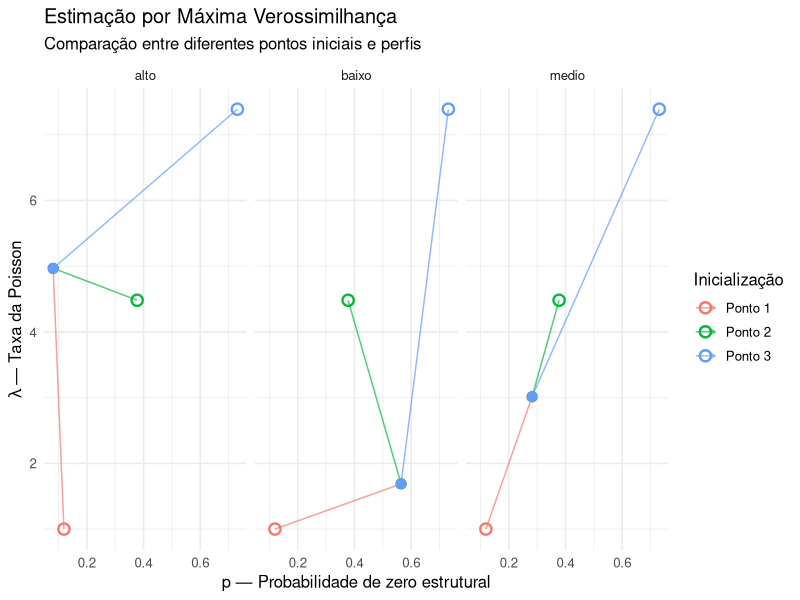

The R script that drew this image:
############### Parte 1 - Otimização numérica ############### 

###### pacotes #####

library(tidyverse)
library(ggplot2)

##### leitura dos dados #####

dados <- read_csv("dados/visitas_medicas.csv")

# separando cada perfil

for (perfil in unique(dados$perfil)) {
  assign(perfil, dados[dados$perfil == perfil, ])
}

# análise descritiva das visitas por perfil

dados |>
  group_by(perfil) |>
  summarise(
    n = n(),
    media = mean(visitas),
    mediana = median(visitas),
    maximo = max(visitas),
    proporcao_zeros = mean(visitas == 0),
    .groups = "drop"
  )

##### modelo ZIP #####

# parâmetros

# p - precisamos que 0 < p < 1 ==> vamos usar a curva logistica

p_func <- function(alpha) {
  1 / (1 + exp(-alpha))
}

# lambda - precisamos que lambda > 0 ==> vamos usar exponencial

lambda_func <- function(beta) {
  exp(beta)
}

### log verossimilhança ###

# caso y_i = 0

log_v_zero <- function(p, lambda, y_length){
  log_v <- 0
  for (i in seq_len(y_length)){
    value <- sum(log(p + (1 - p)*exp(-lambda)))
    log_v <- log_v + value
  }
  return(log_v)
}

# caso y_i > 0

log_v_nonzero <- function(y, p, lambda){
  log_v <- 0
  for (y_i in y){
    value <- sum(log(1 - p) - lambda + y_i*log(lambda))
    log_v <- log_v + value
  }
  return(log_v)
}

# calculando log verossimilhança

calculate_logv <- function(y, p, lambda){
  y_zero <- y[y == 0]
  y_length <- length(y_zero)
  
  y_nonzero <- y[y > 0]
  
  value_log_v_zero <- log_v_zero(p, lambda, y_length)
  value_log_v_nonzero <- log_v_nonzero(y_nonzero, p, lambda)
  
  value_log_v <- value_log_v_zero + value_log_v_nonzero
  
  return(value_log_v)
}

# calculando -log verossimilhança

negative_logv <- function(params, y) {
  alpha <- params[1]
  beta <- params[2]
  
  p <- p_func(alpha)
  lambda <- lambda_func(beta)
  
  resultado <- -calculate_logv(y, p, lambda)
  
  return(resultado)
}

# optim()

# pontos iniciais

pontos_iniciais <- data.frame(
  inicializacao = c("Ponto 1", "Ponto 2", "Ponto 3"),
  alpha = c(-2, -0.5, 1),
  beta = c(0, 1.5, 2)
)

# otimização para cada perfil

# perfis
perfis <- list(
  baixo = baixo,
  medio = medio,
  alto = alto
)

resultados <- do.call(rbind, lapply(names(perfis), function(perfil) {
  
  dados <- perfis[[perfil]]
  
  do.call(rbind, lapply(seq_len(nrow(pontos_iniciais)), function(i) {
    
    # pontos iniciais
    alpha_0 <- pontos_iniciais$alpha[i]
    beta_0 <- pontos_iniciais$beta[i]
    
    # otimizando
    resultado <- optim(
      par = c(alpha_0, beta_0),
      fn = negative_logv,
      y = dados$visitas
    )
    
    data.frame(
      perfil = perfil,
      inicializacao = pontos_iniciais$inicializacao[i],
      p_inicial = p_func(alpha_0),
      lambda_inicial = lambda_func(beta_0),
      p_estimado = p_func(resultado$par[1]),
      lambda_estimado = lambda_func(resultado$par[2]),
      logv = -resultado$value,
      convergencia = resultado$convergence
    )
  }))
}))

rownames(resultados) <- NULL

### resultado dos estimadores ###

print(resultados)

### visualização -- comparação dos diferentes pontos inicias para cada perfil de risco

ggplot(resultados) +
  
  geom_segment(
    aes(
      x = p_inicial,
      y = lambda_inicial,
      xend = p_estimado,
      yend = lambda_estimado,
      color = inicializacao
    ),
    arrow = arrow(length = grid::unit(0.15, "cm")),
    alpha = 0.7
  ) +
  
  geom_point(
    aes(
      x = p_inicial,
      y = lambda_inicial,
      color = inicializacao
    ),
    size = 3,
    shape = 1,
    stroke = 1.2
  ) +
  
  geom_point(
    aes(
      x = p_estimado,
      y = lambda_estimado,
      color = inicializacao
    ),
    size = 3
  ) +
  
  facet_wrap(~perfil, nrow = 1) +
  
  labs(
    title = "Estimação por Máxima Verossimilhança",
    subtitle = "Comparação entre diferentes pontos iniciais e perfis",
    x = "p — Probabilidade de zero estrutural",
    y = expression(lambda ~ "— Taxa da Poisson"),
    color = "Inicialização"
  ) +
  
  guides(
    color = guide_legend(
      override.aes = list(shape = 1, fill = NA, size = 3)
    )
  ) +
  
  theme_minimal(base_size = 12)


##### Newton-Raphson #####

# primeiras derivadas em relação a p e lambda

score_zip <- function(p, lambda, y) {
  
  n_0 <- sum(y == 0)
  
  n_pos <- sum(y > 0)
  
  S_pos <- sum(y[y > 0])
  
  score_p <- (n_0*(1 - exp(-lambda)))/(p + (1 - p)*exp(-lambda)) - n_pos/(1 - p)
  
  score_lambda <- (n_0*(-exp(-lambda) + p*exp(-lambda)))/(p + (1 - p)*exp(-lambda)) - n_pos + S_pos/lambda
  
  return(c(score_p, score_lambda))
}

# matriz hessiana

hessiana_zip <- function(p, lambda, y) {
  
  n_0 <- sum(y == 0)
  n_pos <- sum(y > 0)
  S_pos <- sum(y[y > 0])
  
  H_pp <- (-n_0*(1 - exp(-lambda))^2)/(p + (1 - p)*exp(-lambda))^2 - n_pos/(1 - p)^2
  
  H_p_lambda <- (n_0*exp(-lambda))/(p + (1 - p)*exp(-lambda))^2
  
  H_lambda_lambda <- (n_0*exp(-lambda)*p*(1 - p))/(p + (1 - p)*exp(-lambda))^2 - S_pos/lambda^2
  
  H <- matrix(
    c(H_pp, H_p_lambda,
      H_p_lambda, H_lambda_lambda),
    nrow = 2,
    byrow = TRUE
  )
  
  return(H)
}

# aplicando o newton-raphson

p_atual <- 0.15
lambda_atual <- 4
B <- 10

theta_atual <- c(p_atual, lambda_atual)

newton_raphson <- function(theta, y, B) {
  
  historico <- matrix(
    NA_real_,
    nrow = B + 1,
    ncol = 2
  )
  
  colnames(historico) <- c("p", "lambda")
  
  historico[1, ] <- theta
  
  for (i in seq_len(B)) {
    
    U <- score_zip(theta[1], theta[2], y)
    
    H <- hessiana_zip(theta[1], theta[2], y)
    
    delta <- solve(H, U)
    
    theta <- theta - delta
    
    historico[i + 1, ] <- theta
  }
  
  return(historico)
}

theta_baixo <- newton_raphson(theta_atual, baixo$visitas, B)
theta_medio <- newton_raphson(theta_atual, medio$visitas, B)
theta_alto <- newton_raphson(theta_atual, alto$visitas, B)

theta_baixo
theta_medio
theta_alto
